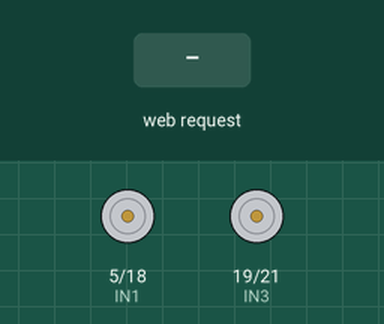
This sketch was run on a simulated ESP32. Parts: motor-driver pin pairs drawn as motors (green arrow = first pin HIGH = forward, orange = second pin HIGH = backward, longer = more drive, scaled by the enable pin). The inputs (shaded band) are chosen by the test bench. WiFi joins after 1.5 s; servers stay silent unless stated; what the sketch prints to the serial monitor is not drawn.

Above: at 2.7 s.
2.8 s: HTTP request GET /control?cmd=F received
At 3.7 s:
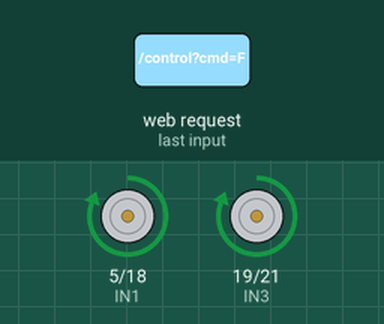
4.3 s: HTTP request GET /control?cmd=B received
At 4.9 s:
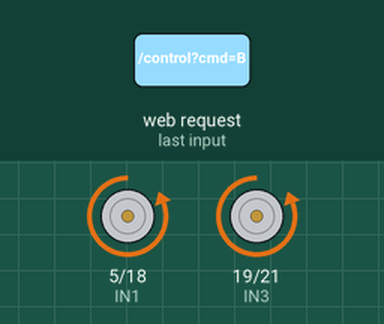
5.8 s: HTTP request GET /control?cmd=L received
At 6.1 s:
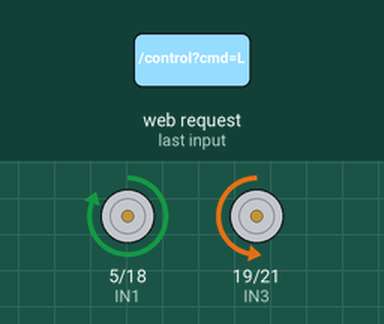
7.3 s: HTTP request GET /control?cmd=R received
At 8.4 s:
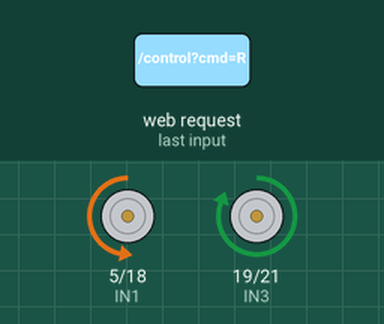
8.8 s: HTTP request GET /control?cmd=F received
At 9.5 s:
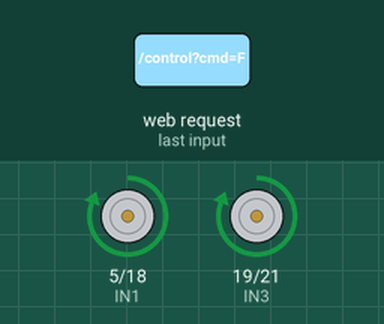
10.3 s: HTTP request GET /control?cmd=B received
At 10.7 s:
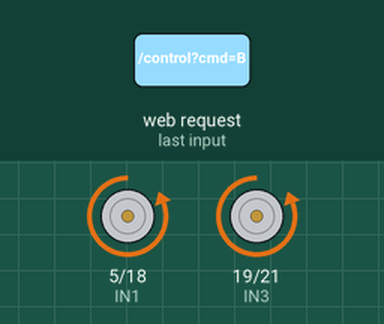
Timing chart, 0 to 12.8 s (numbered marks = the images above; inputs shaded):
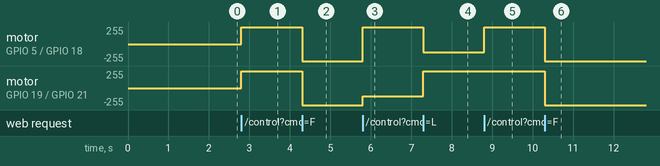

The sketch:

esp32_wifi_car_with_joystick.ino
```cpp
#include <WiFi.h>
#include <WebServer.h>

// Replace with your network credentials
const char* ssid = "Project";
const char* password = "12345678";

// Web server running on port 80
WebServer server(80);

// Motor control pins
const int IN1 = 5; // Motor A
const int IN2 = 18;  // Motor A
const int ENA = 15; // Motor A PWM
const int IN3 = 19;  // Motor B
const int IN4 = 21;  // Motor B
const int ENB = 4; // Motor B PWM

int speedValue = 255; // Default speed (range 0-255)

// HTML page
const char* htmlPage = R"rawliteral(
<!DOCTYPE html>
<html>
<head>
  <title>ESP32 Car Control</title>
  <style>
    body {
      font-family: Arial, sans-serif;
      margin: 0;
      padding: 0;
      background-color: #f4f4f9;
      text-align: center;
    }
    h1 {
      margin: 25px 0;
      font-size: 2.5rem;
      color: #333;
    }
    .container {
      max-width: 800px;
      margin: 20px auto;
      margin-top: 60px;
      padding: 20px;
      background: #fff;
      border-radius: 10px;
      box-shadow: 0 4px 8px rgba(0, 0, 0, 0.1);
    }
    .joystick-container {
      position: relative;
      width: 400px;
      height: 400px;
      margin: 20px auto;
      background-color: #ddd;
      border-radius: 50%;
      box-shadow: 0 4px 6px rgba(0, 0, 0, 0.2);
      margin-bottom: 45px;
    }
    .joystick-knob {
      position: absolute;
      width: 100px;
      height: 100px;
      background-color: #008000;
      border-radius: 50%;
      top: 50%;
      left: 50%;
      transform: translate(-50%, -50%);
      touch-action: none;
    }
    .speed_text {
      font-size: 24px;
    }
    input[type="range"] {
      width: 100%;
      margin: 20px 0;
      height: 15px; /* Increased height for thickness */
      -webkit-appearance: none;
      background: #ddd;
      border-radius: 10px;
    }

    input[type="range"]::-webkit-slider-thumb {
      -webkit-appearance: none;
      appearance: none;
      width: 40px;
      height: 40px;
      background: #008000;
      border-radius: 50%;
      cursor: pointer;
    }

    input[type="range"]::-moz-range-thumb {
      width: 25px;
      height: 25px;
      background: #007BFF;
      border-radius: 50%;
      cursor: pointer;
    }
    .speed-display {
      font-size: 20px;
      color: #555;
    }
    footer {
      padding-top: 40px;
      font-size: 44px;
      color: #666;
    }
    .company-name {
      font-weight: bold;
      color: #333;
      font-size: 55px;
      margin-top: 10px;
    }
  </style>
</head>
<body>
  <h1>ESP32 Car Control</h1>
  <div class="container">
    <div class="joystick-container" id="joystick">
      <div class="joystick-knob" id="knob"></div>
    </div>
    <label class="speed_text" for="speed">Speed:</label>
    <input type="range" id="speed" min="0" max="255" value="255" oninput="updateSpeed(this.value)">
    <p class="speed-display">Current Speed: <span id="speedValue">255</span></p>
  </div>
  <footer>
    <p>Page crafted with innovation and precision by:</p>
    <p class="company-name">M S Innovations</p>
  </footer>
  <script>
    const knob = document.getElementById('knob');
    const joystick = document.getElementById('joystick');
    const joystickRadius = joystick.offsetWidth / 2;
    const knobRadius = knob.offsetWidth / 2;

    joystick.addEventListener('pointerdown', startDrag);
    joystick.addEventListener('pointermove', drag);
    joystick.addEventListener('pointerup', stopDrag);
    joystick.addEventListener('pointerleave', stopDrag);

    let isDragging = false;
    let lastDirection = 'S'; // Default to stop when not moving

    function startDrag(event) {
      isDragging = true;
      moveKnob(event);
    }

    function drag(event) {
      if (isDragging) {
        moveKnob(event);
      }
    }

    function stopDrag() {
      isDragging = false;
      knob.style.transform = 'translate(-50%, -50%)'; // Reset position to center
      if (lastDirection !== 'S') { // Send stop only if last direction wasn't stop
        sendCommand('S');
      }
    }

    function moveKnob(event) {
      const rect = joystick.getBoundingClientRect();
      let offsetX = event.clientX - rect.left - joystickRadius;
      let offsetY = event.clientY - rect.top - joystickRadius;

      const distance = Math.sqrt(offsetX ** 2 + offsetY ** 2);
      if (distance > joystickRadius - knobRadius) {
        const angle = Math.atan2(offsetY, offsetX);
        offsetX = Math.cos(angle) * (joystickRadius - knobRadius);
        offsetY = Math.sin(angle) * (joystickRadius - knobRadius);
      }

      knob.style.transform = `translate(${offsetX - knobRadius}px, ${offsetY - knobRadius}px)`;

      const direction = getDirection(offsetX, offsetY);
      if (direction !== lastDirection) {
        lastDirection = direction;
        sendCommand(direction);
      }
    }

    function getDirection(x, y) {
      const angle = Math.atan2(y, x) * 180 / Math.PI;

      if (angle >= -45 && angle < 45) {
        return 'R'; // Right
      } else if (angle >= 45 && angle < 135) {
        return 'B'; // Backward
      } else if (angle >= -135 && angle < -45) {
        return 'F'; // Forward
      } else {
        return 'L'; // Left
      }
    }

    function sendCommand(command) {
      console.log(`Command: ${command}`); // For debugging purposes
      fetch(`/control?cmd=${command}`).catch((err) => console.error('Failed to send command', err));
    }

    function updateSpeed(value) {
      document.getElementById('speedValue').innerText = value;
      fetch(`/speed?value=${value}`).catch((err) => console.error('Failed to update speed', err));
    }
  </script>
</body>
</html>
)rawliteral";

void setup() {
  Serial.begin(115200);

  // Setup pins
  pinMode(IN1, OUTPUT);
  pinMode(IN2, OUTPUT);
  pinMode(ENA, OUTPUT);
  pinMode(IN3, OUTPUT);
  pinMode(IN4, OUTPUT);
  pinMode(ENB, OUTPUT);
  stopCar();

  // Connect to Wi-Fi
  WiFi.begin(ssid, password);
  Serial.print("Connecting to Wi-Fi");
  while (WiFi.status() != WL_CONNECTED) {
    delay(500);
    Serial.print(".");
  }
  Serial.println("\nConnected to Wi-Fi");
  Serial.println(WiFi.localIP());

  // Define server routes
  server.on("/", []() { server.send(200, "text/html", htmlPage); });
  server.on("/control", handleControl);
  server.on("/speed", handleSpeed);

  // Start server
  server.begin();
  Serial.println("Web server started");
}

void loop() {
  server.handleClient();
}

// Handle movement commands
void handleControl() {
  String cmd = server.arg("cmd");
  if (cmd == "F") forward();
  else if (cmd == "B") backward();
  else if (cmd == "L") left();
  else if (cmd == "R") right();
  else stopCar();
  server.send(200, "text/plain", "OK");
}

// Handle speed change
void handleSpeed() {
  speedValue = server.arg("value").toInt();
  server.send(200, "text/plain", "Speed updated");
}

// Motor control functions
void forward() {
  digitalWrite(IN1, HIGH);
  digitalWrite(IN2, LOW);
  digitalWrite(IN3, HIGH);
  digitalWrite(IN4, LOW);
  analogWrite(ENA, speedValue);
  analogWrite(ENB, speedValue);
}

void backward() {
  digitalWrite(IN1, LOW);
  digitalWrite(IN2, HIGH);
  digitalWrite(IN3, LOW);
  digitalWrite(IN4, HIGH);
  analogWrite(ENA, speedValue);
  analogWrite(ENB, speedValue);
}

void right() {
  digitalWrite(IN1, LOW);
  digitalWrite(IN2, HIGH);
  digitalWrite(IN3, HIGH);
  digitalWrite(IN4, LOW);
  analogWrite(ENA, speedValue / 2);
  analogWrite(ENB, speedValue);
}

void left() {
  digitalWrite(IN1, HIGH);
  digitalWrite(IN2, LOW);
  digitalWrite(IN3, LOW);
  digitalWrite(IN4, HIGH);
  analogWrite(ENA, speedValue);
  analogWrite(ENB, speedValue / 2);
}

void stopCar() {
  digitalWrite(IN1, LOW);
  digitalWrite(IN2, LOW);
  digitalWrite(IN3, LOW);
  digitalWrite(IN4, LOW);
  analogWrite(ENA, 0);
  analogWrite(ENB, 0);
}
```

Measured:
- after the input at 2.8 s, motor on GPIO 5 (IN1) / GPIO 18 (IN2), motor on GPIO 19 (IN3) / GPIO 21 (IN4): stopped → forward 255/255 at once
- after the input at 4.3 s, motor on GPIO 5 (IN1) / GPIO 18 (IN2), motor on GPIO 19 (IN3) / GPIO 21 (IN4): forward 255/255 → backward 255/255 at once
- after the input at 5.8 s, motor on GPIO 5 (IN1) / GPIO 18 (IN2): backward 255/255 → forward 255/255 at once; motor on GPIO 19 (IN3) / GPIO 21 (IN4): backward 255/255 → backward 127/255 at once
- after the input at 7.3 s, motor on GPIO 5 (IN1) / GPIO 18 (IN2): forward 255/255 → backward 127/255 at once; motor on GPIO 19 (IN3) / GPIO 21 (IN4): backward 127/255 → forward 255/255 at once
- after the input at 8.8 s, motor on GPIO 5 (IN1) / GPIO 18 (IN2): backward 127/255 → forward 255/255 at once
- after the input at 10.3 s, motor on GPIO 5 (IN1) / GPIO 18 (IN2), motor on GPIO 19 (IN3) / GPIO 21 (IN4): forward 255/255 → backward 255/255 at once
